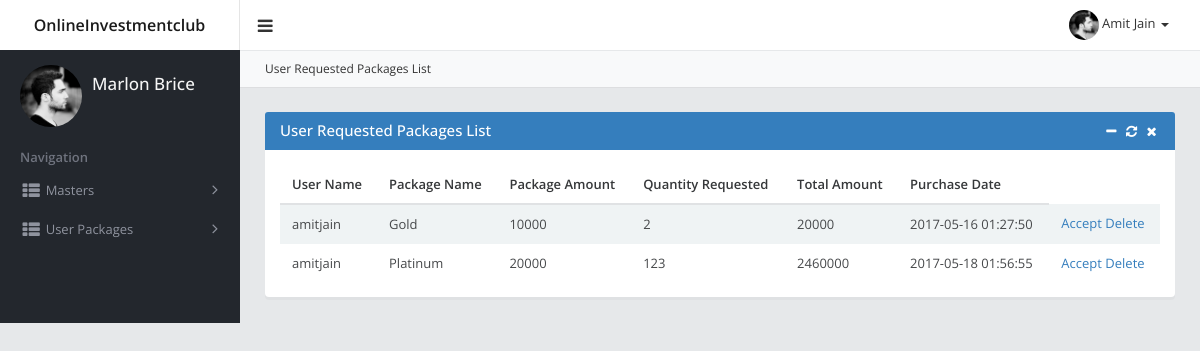
The page /onlineinvestclub/index.php/admin_user_packages on the database as committed earlier.
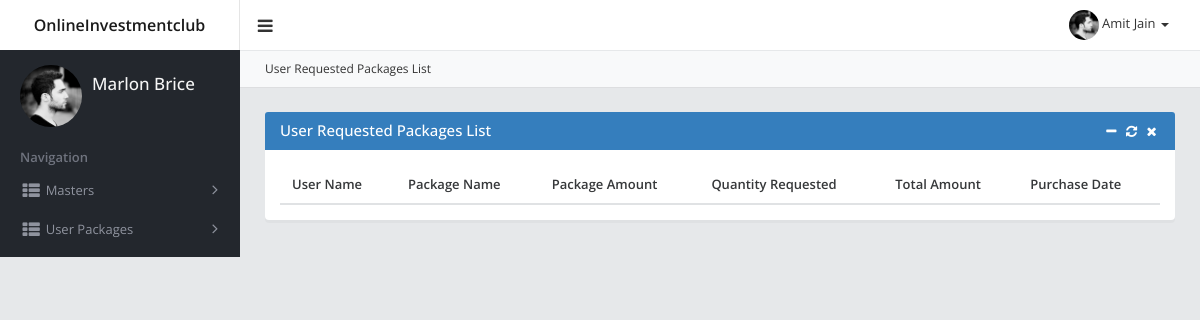
The same page on the database as committed later.
### tables this page shows
CREATE TABLE `user_packages` (
  `id` int(255) NOT NULL,
  `userid` bigint(255) NOT NULL,
  `package_id` int(255) NOT NULL,
  `quantity` int(255) NOT NULL,
  `status` varchar(50) NOT NULL,
  `purchase_date` datetime NOT NULL
);

CREATE TABLE `users` (
  `userid` bigint(255) NOT NULL,
  `username` varchar(255) NOT NULL,
  `password` text NOT NULL,
  `sponsorid` bigint(255) NOT NULL,
  `placementid` bigint(255) NOT NULL,
  `placement` varchar(50) NOT NULL,
  `leftmember` bigint(255) NOT NULL,
  `rightmember` bigint(255) NOT NULL,
  `firstname` varchar(255) NOT NULL,
  `middlename` varchar(255) NOT NULL,
  `lastname` varchar(255) NOT NULL,
  `email` varchar(255) NOT NULL,
  `profile_image` text NOT NULL,
  `email_verification_token` text NOT NULL,
  `email_verified` varchar(50) NOT NULL,
  `role_id` varchar(50) NOT NULL,
  `status` varchar(50) NOT NULL,
  `entry` int(10) NOT NULL,
  `last_login` datetime DEFAULT NULL,
  `created_date` datetime NOT NULL
);

CREATE TABLE `package_master` (
  `package_id` int(11) NOT NULL,
  `package_name` varchar(255) NOT NULL,
  `package_amount` float NOT NULL,
  `package_type` varchar(255) NOT NULL,
  `package_image` text NOT NULL,
  `package_desc` text NOT NULL,
  `package_created_date` datetime NOT NULL,
  `package_status` varchar(50) NOT NULL
);

### onlineinvestclub/application/controllers/Admin_user_packages.php (called while the page is built, shortened)
<?php
class Admin_user_packages extends CI_Controller {
	public function __construct()
	{
        $this->load->model('Adminuserpackages_model');
    }
	public function index()
	{
		$this->load->view('admin/includes/header');
		$this->load->view('admin/user_packages');
	}
}

### onlineinvestclub/index.php (called while the page is built, shortened)
<?php
require_once BASEPATH.'core/CodeIgniter.php';

### onlineinvestclub/application/models/Common_model.php (called while the page is built, shortened)
<?php
class Common_model extends CI_Model
{
    function getUserPackages($userid,$filterArray = array())
    {
    	$this->db->trans_start();
    	$this->db->select('*,user_packages.status as user_package_status');
		foreach($filterArray as $key=>$value)
		{
			$this->db->where($key,$value);
		}
		$this->db->join('users', 'user_packages.userid = users.userid','left');
		$this->db->join('package_master', 'user_packages.package_id = package_master.package_id','left');
		$query = $this->db->get('user_packages');
		$main_data = array();
		foreach($query->result() as $row)
		{
			$data = array(
							'user_package_id'=>$row->id,
							'package_id'=>$row->package_id,
							'userid'=>$row->userid,
							'username'=>$row->username,
							'fullname'=>$row->firstname.' '.$row->middlename.' '.$row->lastname,
							'profile_image'=>$row->profile_image,
							'package_name'=>$row->package_name,
							'package_amount'=>$row->package_amount,
							'quantity'=>$row->quantity,
							'package_type'=>$row->package_type,
							'package_image'=>$row->package_image,
							'package_desc'=>$row->package_desc,
							'package_status'=>$row->package_status,
							'package_created_date'=>$row->package_created_date,
							'purchase_date'=>$row->purchase_date,
							'user_package_status'=>$row->user_package_status
							);
			array_push($main_data,$data);
		}
    	$this->db->trans_complete();
		return $main_data;
    }
}

### onlineinvestclub/application/helpers/functions_helper.php (called while the page is built, shortened)
<?php
$CI =& get_instance();
function getUserPackages($userid=0,$filterArray = array())
{
	global $CI;
	$result = $CI->Common_model->getUserPackages($userid,$filterArray);
	return $result;
}
?>

### onlineinvestclub/application/views/admin/user_packages.php (the view, shortened to what this page needs)
<div class="page-subheading page-subheading-md">
    <ol class="breadcrumb">
        <li class="active"><a href="javascript:;">User Requested Packages List</a></li>
    </ol>
</div>
<div class="container-fluid-md">
    <div class="panel panel-primary">
        <div class="panel-heading">
            <h4 class="panel-title">User Requested Packages List</h4>
            <div class="panel-options">
                <a href="#" data-rel="collapse"><i class="fa fa-fw fa-minus"></i></a>
                <a href="#" data-rel="reload"><i class="fa fa-fw fa-refresh"></i></a>
                <a href="#" data-rel="close"><i class="fa fa-fw fa-times"></i></a>
            </div>
        </div>
        <div class="panel-body">
            <table id="table-basic" class="table table-striped">
                    <thead>
                    <tr>
                        <th>User Name</th>
                        <th>Package Name</th>
                        <th>Package Amount</th>
                        <th>Quantity Requested</th>
                        <th>Total Amount</th>
                        <th>Purchase Date</th>
                    </tr>
                    </thead>
                    <tbody>
                    <?php
                    $user_package_list=getUserPackages(0,array('user_packages.status'=>'requested'));
                    foreach ($user_package_list as $row ) {
                        ?>
                        <tr id="user-package-id-<?php echo $row['user_package_id']; ?>">
                            <td><?= $row['username'];?></td>
                            <td><?= $row['package_name'];?></td>
                            <td><?= $row['package_amount'];?></td>
                            <td><?= $row['quantity'];?></td>
                            <td><?= $row['package_amount']*$row['quantity'];?></td>
                            <td><?= $row['purchase_date'];?></td>
                            <td>
                                <a href="javascript:void(0);" class="deletePackage" ng-click="userPackageRequestAction(<?php echo $row['user_package_id']; ?>,<?php echo $row['userid']; ?>,'accepted')">Accept</a>
                                <a href="javascript:void(0);" class="deletePackage" ng-click="deleteUserPackageRequest(<?php echo $row['user_package_id']; ?>)">Delete</a>
                            </td>
                        </tr>
                    <?php } ?>
                    </tbody>
                </table>
        </div>
    </div>
</div>
</div>
            </div>
    </body>
</html>

Rows that differ between the two databases and show on the page:
removed user_packages: userid.username "amitjain", package.package_name "Gold", package.package_amount "10000", quantity "2", $row['package_amount']*$row['quantity'] "20000", purchase_date "2017-05-16 01:27:50"
removed user_packages: userid.username "amitjain", package.package_name "Platinum", package.package_amount "20000", quantity "123", $row['package_amount']*$row['quantity'] "2460000", purchase_date "2017-05-18 01:56:55"
